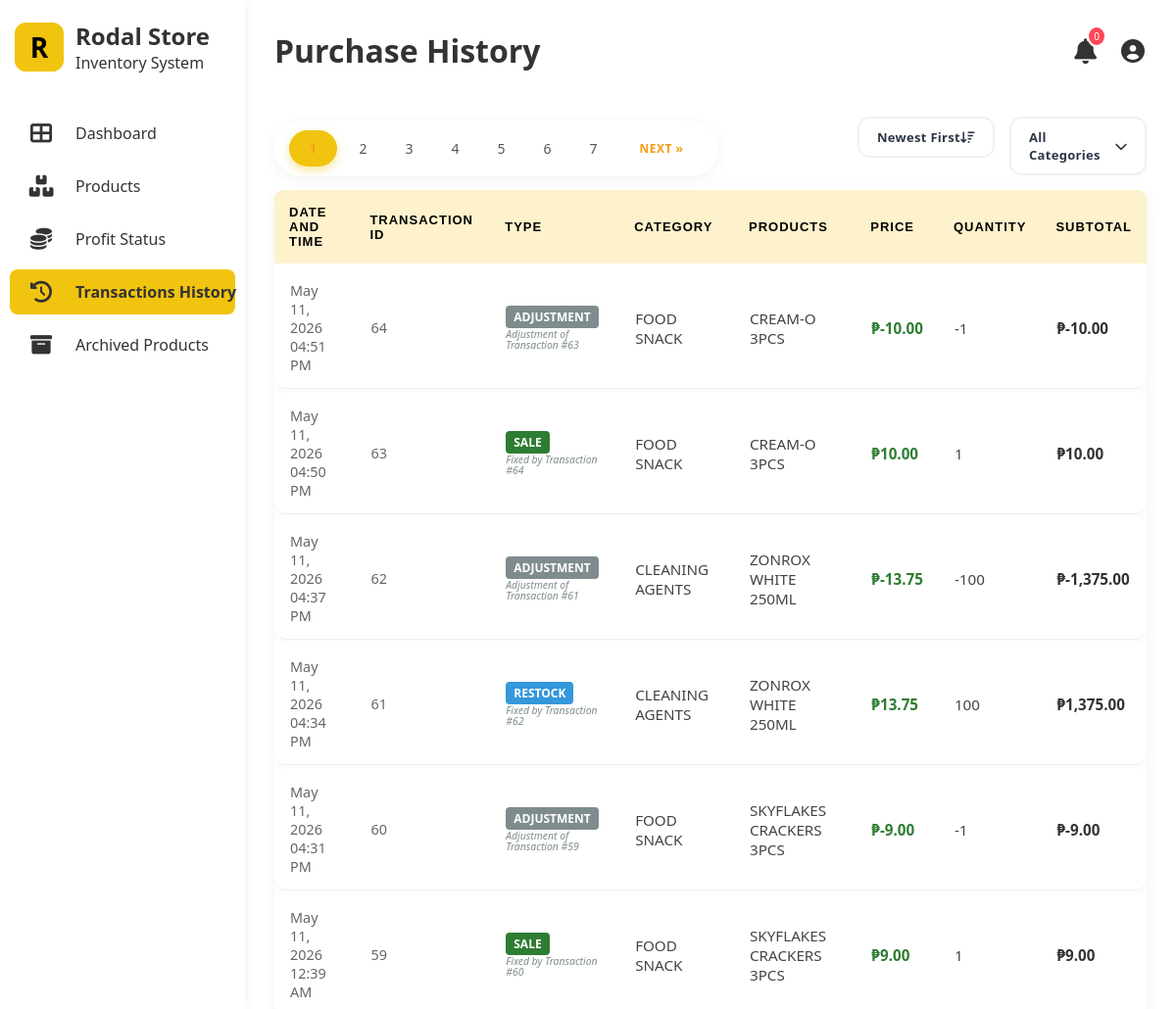
Screenshot of /purchase-history.php (signed in) with the database file from the repository.
### tables this page shows
CREATE TABLE `stock_transaction` (
  `transaction_id` int(11) NOT NULL,
  `product_id` int(11) NOT NULL,
  `transaction_type` enum('IN','OUT','ADJUSTMENT') NOT NULL,
  `quantity` int(11) NOT NULL,
  `transaction_date` datetime NOT NULL,
  `buy_amount` decimal(10,2) DEFAULT 0.00,
  `sell_amount` decimal(11,2) DEFAULT 0.00,
  `expiry_date` date DEFAULT NULL,
  `related_tid` int(11) DEFAULT NULL
);

CREATE TABLE `category` (
  `category_id` int(11) NOT NULL,
  `category_name` varchar(255) NOT NULL
);

CREATE TABLE `product` (
  `product_id` int(11) NOT NULL,
  `product_name` varchar(255) NOT NULL,
  `category_id` int(11) NOT NULL,
  `cost` decimal(10,2) NOT NULL,
  `price` decimal(11,2) NOT NULL,
  `product_sku` varchar(255) NOT NULL,
  `is_active` tinyint(1) DEFAULT 1
);

### purchase-history.php (the view, shortened to what this page needs)
<?php
require 'db_connect.php';
$sort = $_GET['sort'] ?? 'newest';
switch ($sort) {
    case 'newest':
    default:
        $orderBy = "st.transaction_id DESC";
}
$limit = 10;
$page = isset($_GET['page']) ? max(1, (int) $_GET['page']) : 1;
$offset = ($page - 1) * $limit;
$conditions = [];
$whereClause = !empty($conditions) ? "WHERE " . implode(" AND ", $conditions) : "";
$total_query = "SELECT COUNT(*) as total
                FROM stock_transaction st
                JOIN product p ON st.product_id = p.product_id
                JOIN category c ON p.category_id = c.category_id
                $whereClause";
$total_results_res = mysqli_query($conn, $total_query);
$total_row = mysqli_fetch_assoc($total_results_res);
$total_rows = $total_row['total'] ?? 0;
$total_pages = ceil($total_rows / $limit);
$sql = "SELECT
            st.transaction_id,
            st.transaction_date,
            st.transaction_type,
            st.quantity,
            st.related_tid,
            st.buy_amount,  -- This is the bulk cost logged at the time
            st.sell_amount, -- This is the bulk price logged at the time
            p.product_name,
            c.category_name
        FROM stock_transaction st
        JOIN product p ON st.product_id = p.product_id
        JOIN category c ON p.category_id = c.category_id
        $whereClause
        ORDER BY $orderBy
        LIMIT $limit OFFSET $offset";
$result = mysqli_query($conn, $sql);
?>
<!DOCTYPE html>
<html lang="en">
<head>
    <link rel="stylesheet" href="style.css">
    <link rel="stylesheet" href="https://cdnjs.cloudflare.com/ajax/libs/font-awesome/6.0.0/css/all.min.css">
</head>
<body>
    <div class="container">
        <aside class="sidebar">
            <div class="logo">
                <a href="dashboard.php" class="logo-r">
                    <div class="logo-r">R</div>
                </a>
                <div class="logo-text">
                    <h2>Rodal Store</h2>
                    <p>Inventory System</p>
                </div>
            </div>
            <ul class="nav-links">
                <li><a href="dashboard.php"><i class="fas fa-th-large"></i> <span>Dashboard</span></a></li>
                <li><a href="stocks.php"><i class="fas fa-boxes"></i> <span>Products</span></a></li>
                <li><a href="profit_status.php"><i class="fas fa-coins"></i> <span>Profit Status</span></a></li>
                <li class="active"><a href="purchase-history.php"><i class="fas fa-history"></i><span>Transactions
                            History
                        </span></a></li>
                <li><a href="archived_products.php"><i class="fas fa-archive"></i> <span>Archived Products</span></a>
                </li>
            </ul>
        </aside>
        <main class="main-content">
            <header>
                <div class="header-title">
                    <h1>Purchase History</h1>
                </div>
                <div class="header-right">
                    <div class="user-actions">
                        <div class="notification-container">
                            <button class="icon-btn" id="notifBtn">
                                <i class="fas fa-bell"></i>
                                <span class="notif-badge" id="notifCount">0</span>
                            </button>
                        </div>
                        <div class="user-profile-wrapper"
                            style="position: relative !important; display: inline-block !important; vertical-align: middle;">
                            <div id="profileBtn" onclick="toggleProfileMenu(event)" style="cursor: pointer;
                padding: 2px;
                display: flex;
                align-items: center;
                justify-content: center;
                transition: opacity 0.2s;" onmouseover="this.style.opacity='0.8'" onmouseout="this.style.opacity='1'">
                                <i class="fas fa-user-circle"
                                    style="font-size: 24px !important; color: #333 !important;"></i>
                            </div>
                        </div>
                    </div>
                </div>
            </header>
            <div class="top-bar">
                <div class="pagination-container">
                    <?php
                    $search_param = isset($_GET['search']) ? "&search=" . urlencode($_GET['search']) : "";
                    $cat_param = isset($_GET['category']) ? "&category=" . urlencode($_GET['category']) : "";
                    $url_params = $search_param . $cat_param;
                    ?>
                    <div class="pagination">
                        <?php for ($i = 1; $i <= $total_pages; $i++): ?>
                            <a href="?page=<?php echo $i . $url_params; ?>"
                                class="<?php echo ($page == $i) ? 'active' : ''; ?>">
                                <?php echo $i; ?>
                            </a>
                        <?php endfor; ?>
                        <?php if ($page < $total_pages): ?>
                            <a href="?page=<?php echo ($page + 1) . $url_params; ?>">Next &raquo;</a>
                        <?php endif; ?>
                    </div>
                </div>
                <?php
                $currentCat = $_GET['category'] ?? 'all';
                ?>
                <form method="GET" id="filterForm" action="purchase-history.php" style="display: flex; gap: 15px;">
                    <div class="modern-dropdown" id="sortDropdown">
                        <div class="dropdown-trigger">
                            <span>
                                <?php
                                $labels = ['newest' => 'Newest First', 'oldest' => 'Oldest First', 'highest_val' => 'Value: High-Low', 'lowest_val' => 'Value: Low-High', 'type' => 'Group by Type'];
                                echo $labels[$sort] ?? 'Newest First';
                                ?>
                            </span>
                            <i class="fas fa-sort-amount-down"></i>
                        </div>
                    </div>
                    <div class="modern-dropdown" id="categoryDropdown">
                        <div class="dropdown-trigger">
                            <span id="selectedDisplay">
                                <?php
                                echo ($currentCat === 'all') ? 'All Categories' : str_replace('_', ' ', $currentCat);
                                ?>
                            </span>
                            <i class="fas fa-chevron-down"></i>
                        </div>
                    </div>
                </form>
            </div>
            <div class="history-container">
                <table class="grid-table" id="productTable">
                    <thead class="grid-thead">
                        <tr>
                            <th>Date and Time</th>
                            <th>Transaction ID</th>
                            <th>Type</th>
                            <th>Category</th>
                            <th>Products</th>
                            <th>Price</th>
                            <th>Quantity</th>
                            <th>Subtotal</th>
                        </tr>
                    </thead>
                    <tbody>
                        <?php
                        if ($result && $result->num_rows > 0) {
                            while ($row = $result->fetch_assoc()) {
                                $transaction_id = $row['transaction_id'];
                                $type = $row['transaction_type'];
                                $qty_display = $row['quantity'];
                                $qty_math = abs($qty_display);
                                if ($type === 'IN') {
                                    $totalAmount = $row['buy_amount'];
                                } elseif ($type === 'OUT') {
                                    $totalAmount = $row['sell_amount'];
                                } else {
                                    if (abs($row['buy_amount']) > 0) {
                                        $totalAmount = $row['buy_amount'];
                                    } else {
                                        $totalAmount = $row['sell_amount'];
                                    }
                                }
                                $unitPrice = ($qty_math > 0) ? ($totalAmount / $qty_math) : 0;
                                $subtotal = $totalAmount;
                                if ($type === 'ADJUSTMENT') {
                                    $typeLabel = 'Adjustment';
                                    $typeColor = '#7f8c8d';
                                } else {
                                    $isRestock = ($type === 'IN');
                                    $typeLabel = $isRestock ? 'Restock' : 'Sale';
                                    $typeColor = $isRestock ? '#3498db' : '#2e7d32';
                                }
                                ?>
                                <tr>
                                    <td style="color: #666; font-size: 0.9rem;">
                                        <?php echo date('M d, Y h:i A', strtotime($row['transaction_date'])); ?>
                                    </td>
                                    <td style="color: #666; font-size: 0.9rem;">
                                        <?php echo $transaction_id; ?>
                                    </td>
                                    <td>
                                        <span
                                            style="background: <?php echo $typeColor; ?>; color: white; padding: 3px 8px; border-radius: 4px; font-size: 0.75rem; font-weight: bold; text-transform: uppercase;">
                                            <?php echo $typeLabel; ?>
                                        </span>
                                        <?php if (!empty($row['related_tid'])): ?>
                                            <div
                                                style="font-size: 0.65rem; color: #7f8c8d; margin-top: 4px; font-style: italic; line-height: 1;">
                                                <?php
                                                echo ($type === 'ADJUSTMENT')
                                                    ? "Adjustment of Transaction #" . $row['related_tid']
                                                    : "Fixed by Transaction #" . $row['related_tid'];
                                                ?>
                                            </div>
                                        <?php endif; ?>
                                    </td>
                                    <td><?php echo htmlspecialchars(str_replace('_', ' ', $row['category_name'])); ?></td>
                                    <td><?php echo htmlspecialchars($row['product_name']); ?></td>
                                    <td style="font-weight:bold; color:#2e7d32;">
                                        ₱<?php echo number_format($unitPrice, 2); ?>
                                    </td>
                                    <td><?php echo $row['quantity']; ?></td>
                                    <td style="font-weight:bold; color:#333;">
                                        ₱<?php echo number_format($subtotal, 2); ?>
                                    </td>
                                </tr>
                                <?php
                            }
                        } else {
                            echo "<tr><td colspan='8' style='text-align:center;'>No transactions found.</td></tr>";
                        }
                        ?>
                    </tbody>
                </table>
            </div>
        </main>
    </div>
</body>
</html>

### purchase-history.php (style rules this page uses)
.history-container { background: #fff; border-radius: 12px; box-shadow: 0 5px 15px rgba(0, 0, 0, 0.05); }

### rows the page displays
stock_transaction: transaction_date "May 11, 2026 04:51 PM", transaction_id "64", transaction_type "ADJUSTMENT", related_tid "63", category.category_name "FOOD SNACK", product.product_name "CREAM-O 3PCS", sell_amount "-10.00", quantity "-1"
stock_transaction: transaction_date "May 11, 2026 04:50 PM", transaction_id "63", transaction_type "SALE", related_tid "64", category.category_name "FOOD SNACK", product.product_name "CREAM-O 3PCS", sell_amount "10.00", quantity "1"
stock_transaction: transaction_date "May 11, 2026 04:37 PM", transaction_id "62", transaction_type "ADJUSTMENT", related_tid "61", category.category_name "CLEANING AGENTS", product.product_name "ZONROX WHITE 250ML", unitPrice "-13.75", quantity "-100", buy_amount "-1,375.00"
stock_transaction: transaction_date "May 11, 2026 04:34 PM", transaction_id "61", transaction_type "RESTOCK", related_tid "62", category.category_name "CLEANING AGENTS", product.product_name "ZONROX WHITE 250ML", unitPrice "13.75", quantity "100", buy_amount "1,375.00"
stock_transaction: transaction_date "May 11, 2026 04:31 PM", transaction_id "60", transaction_type "ADJUSTMENT", related_tid "59", category.category_name "FOOD SNACK", product.product_name "SKYFLAKES CRACKERS 3PCS", sell_amount "-9.00", quantity "-1"
stock_transaction: transaction_date "May 11, 2026 12:39 AM", transaction_id "59", transaction_type "SALE", related_tid "60", category.category_name "FOOD SNACK", product.product_name "SKYFLAKES CRACKERS 3PCS", sell_amount "9.00", quantity "1"

### other values shown
$labels[$sort] "Newest First"
